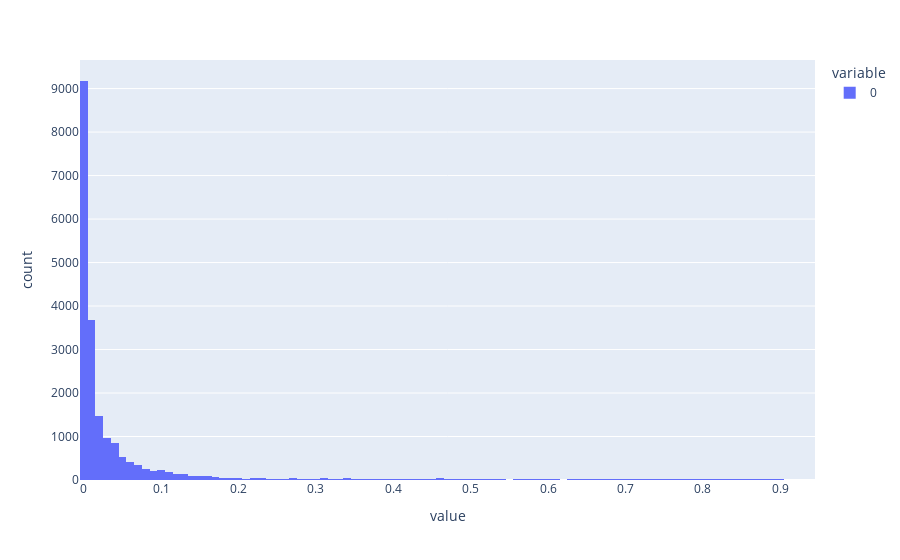

Source (notebook cell):
### Code cell
import plotly.express as px

# histogram
fig = px.histogram(above_th.flatten())
fig.show()

### Figure 1 — Plotly figure (JSON) as saved in the notebook; plotly's stock layout.template omitted (floating-point values rounded to 4 significant figures; data arrays with more than 128 entries replaced by an {"elided": "..."} marker saying what was removed)
{"data": [{"alignmentgroup": "True", "bingroup": "x", "hovertemplate": "variable=0<br>value=%{x}<br>count=%{y}<extra></extra>", "legendgroup": "0", "marker": {"color": "#636efa", "pattern": {"shape": ""}}, "name": "0", "offsetgroup": "0", "orientation": "v", "showlegend": true, "x": {"elided": "20736 float values"}, "xaxis": "x", "yaxis": "y", "type": "histogram"}], "layout": {"xaxis": {"anchor": "y", "domain": [0.0, 1.0], "title": {"text": "value"}}, "yaxis": {"anchor": "x", "domain": [0.0, 1.0], "title": {"text": "count"}}, "legend": {"title": {"text": "variable"}, "tracegroupgap": 0}, "margin": {"t": 60}, "barmode": "relative"}}
